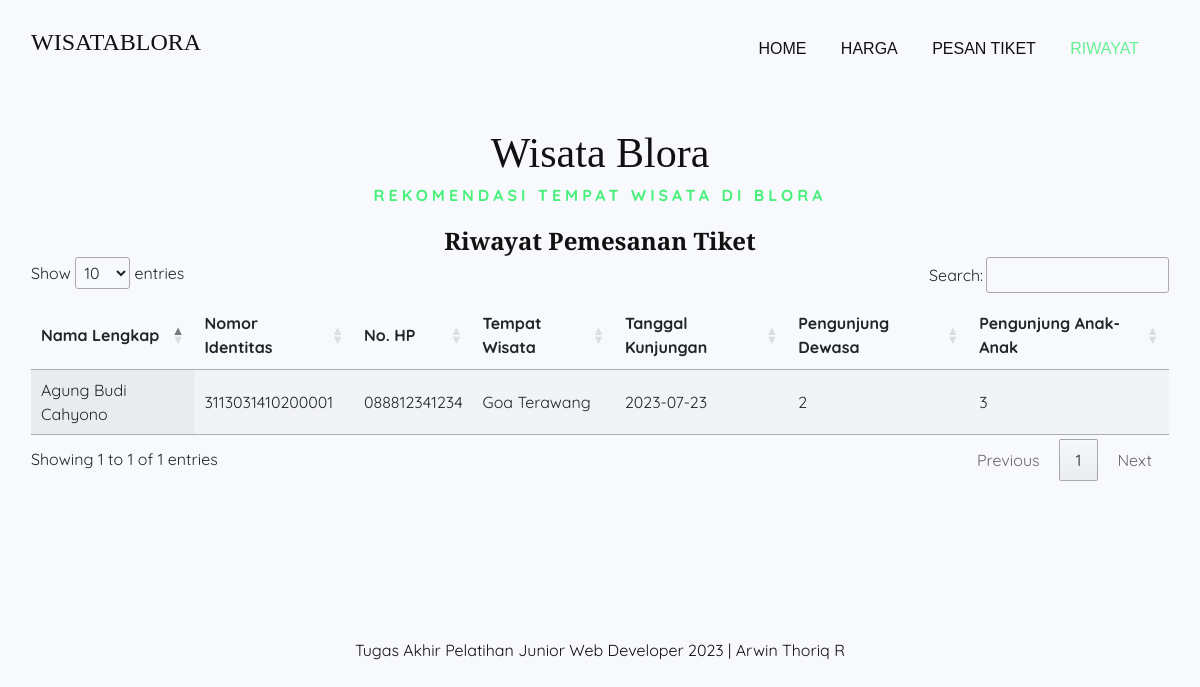
/riwayat.php, run on the app's committed database.
### tables this page shows
CREATE TABLE `pemesanan` (
  `id` int(11) NOT NULL,
  `wisata` varchar(255) NOT NULL,
  `nama_lengkap` varchar(255) NOT NULL,
  `nomor_identitas` bigint(20) NOT NULL,
  `no_hp` varchar(255) NOT NULL,
  `tanggal_kunjungan` date NOT NULL,
  `pengunjung_dewasa` int(11) NOT NULL,
  `pengunjung_anak` int(11) NOT NULL
);

### riwayat.php (the view, shortened to what this page needs)
<!DOCTYPE html>
<html lang="id">
<head>
	<link href="css/bootstrap.min.css" rel="stylesheet" type="text/css">
	<link href="css/font-awesome.min.css" rel="stylesheet" type="text/css">
	<link href="css/elegant-icons.css" rel="stylesheet" type="text/css">
	<link href="css/magnific-popup.css" rel="stylesheet" type="text/css">
	<link href="css/nice-select.css" rel="stylesheet" type="text/css">
	<link href="css/owl.carousel.min.css" rel="stylesheet" type="text/css">
	<link href="css/slicknav.min.css" rel="stylesheet" type="text/css">
	<link href="css/style.css" rel="stylesheet" type="text/css">
	<link href="css/jquery.dataTables.min.css" rel="stylesheet" type="text/css">
</head>
<body style="background-color: #f8f9fd;">
	<header class="header">
		<div class="container">
			<div class="row">
				<div class="col-lg-2">
					<div class="header__logo">
						<h4>WISATABLORA</h4>
					</div>
				</div>
				<div class="col-lg-10">
					<div class="header__options">
						<nav class="header__menu mobile-menu">
							<ul>
								<li>
									<a href="index.php">Home</a>
								</li>
								<li>
									<a href="harga.php">Harga</a>
								</li>
								<li>
									<a href="tiket.php">Pesan Tiket</a>
								</li>
								<li class="active">
									<a href="riwayat.php">Riwayat</a>
								</li>
							</ul>
						</nav>
					</div>
				</div>
			</div>
		</div>
	</header>
	<section class="arrival spad">
		<div class="container">
			<div class="row">
				<div class="col-lg-12 text-center">
					<div class="section-title">
						<br>
						<h2>Wisata Blora</h2><span style="color:#47f07a;">Rekomendasi Tempat Wisata di Blora</span>
					</div>
				</div>
			</div>
			<center>
				<h4><b>Riwayat Pemesanan Tiket</b></h4>
			</center>
			<table class="display" id="example" style="width:100%">
				<thead>
					<tr>
						<th>Nama Lengkap</th>
						<th>Nomor Identitas</th>
						<th>No. HP</th>
						<th>Tempat Wisata</th>
						<th>Tanggal Kunjungan</th>
						<th>Pengunjung Dewasa</th>
						<th>Pengunjung Anak-Anak</th>
					</tr>
				</thead>
				<tbody>
					<?php
					    include "koneksi.php";
					    $query = mysqli_query($kon, 'SELECT * FROM pemesanan');
					    $result = array();
					    while ($data = mysqli_fetch_array($query)) {
					        $result[] = $data;
					    }
					    foreach ($result as $value){
					?>
					<tr>
						<td><?php  echo $value['nama_lengkap']?></td>
						<td><?php  echo $value['nomor_identitas']?></td>
						<td><?php  echo $value['no_hp']?></td>
						<td><?php  echo $value['wisata']?></td>
						<td><?php  echo $value['tanggal_kunjungan']?></td>
						<td><?php  echo $value['pengunjung_dewasa']?></td>
						<td><?php  echo $value['pengunjung_anak']?></td>
					</tr><?php } ?>
				</tbody>
			</table>
		</div>
	</section>
	<footer class="footer">
		<div class="container">
			<div class="footer__copyright">
				<div class="row">
					<div class="col-lg-12 text-center">
						<p>Tugas Akhir Pelatihan Junior Web Developer 2023 | Arwin Thoriq R</p>
					</div>
				</div>
			</div>
		</div>
	</footer>
</body>
</html>

### css/style.css (style rules this page uses)
html, body { height: 100%; font-family: "Quicksand", sans-serif; -webkit-font-smoothing: antialiased; }
h1, h2, h3, h4, h5, h6 { margin: 0; color: #111111; font-weight: 400; font-family: "Libre Baskerville", serif; }
h2 { font-size: 36px; }
h4 { font-size: 24px; }
p { font-size: 16px; font-family: "Quicksand", sans-serif; color: #444444; font-weight: 400; line-height: 27px; margin: 0 0 15px 0; }
ul, ol { padding: 0; margin: 0; }
.section-title { margin-bottom: 45px; }
.section-title span { color: #f45d96; font-size: 16px; font-weight: 700; text-transform: uppercase; letter-spacing: 4px; display: block; margin-bottom: 8px; }
.section-title h2 { font-size: 42px; color: #111111; line-height: 1.4; }
.spad { padding-top: 100px; padding-bottom: 100px; }
.header__logo { padding: 26px 0 30px; }
.header__options { padding: 32px 0; text-align: right; }
.header__menu { display: inline-block; margin-right: 65px; }
.header__menu ul li { list-style: none; display: inline-block; margin-right: 40px; position: relative; }
.header__menu ul li.active a { color: #66f094; }
.header__menu ul li:last-child { margin-right: 0; }
.header__menu ul li a { font-size: 16px; font-family: "Oswald", sans-serif; color: #111111; display: block; font-weight: 500; padding: 3px 0; text-transform: uppercase; -webkit-transition: all, 0.3s; -o-transition: all, 0.3s; transition: all, 0.3s; }
.footer { padding-top: 30px; }
.footer__copyright { padding: 22px 0 22px; }
.footer__copyright p { color: #111111; margin-bottom: 0; }
.arrival { padding-top: 0; }
.arrival .section-title { margin-bottom: 20px; }
@media only screen and (min-width: 1200px) { .container { max-width: 1170px; } }
@media only screen and (min-width: 1200px) and (max-width: 1449px) { .header__menu { margin-right: 30px; } }
@media only screen and (min-width: 1200px) and (max-width: 1449px) { .header__menu ul li { margin-right: 30px; } }

### riwayat.php (style rules this page uses)
.container { padding: 2px 16px; }

### data on the page
pemesanan: nama_lengkap "Agung Budi Cahyono", nomor_identitas "3113031410200001", no_hp "088812341234", wisata "Goa Terawang", tanggal_kunjungan "2023-07-23", pengunjung_dewasa "2", pengunjung_anak "3"
